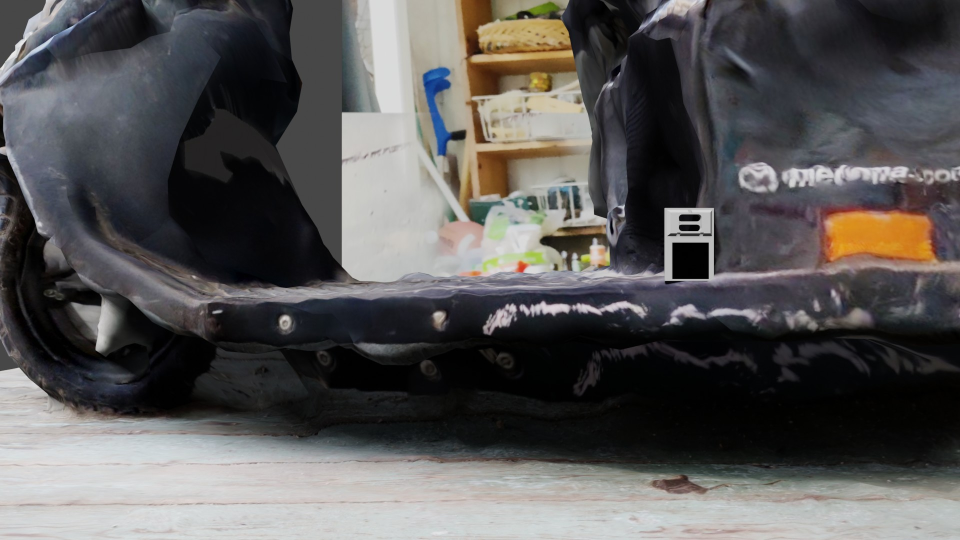
#> input picture Virtualprototype/animation/0000.jpg, 1920 x 1080 px (shown at 1/2 size); its folder holds 4 pictures in this run
$ python virtPrototype.py
#> lines starting #> are read from the running program, lines starting #| are printed output that depends on the picture; after the words box and inside, x2 and y2 are one past the last pixel; in counts of white or black regions, pixels touching at a corner belong together; long printed decimals are rounded
# Standard imports
import cv2
import numpy as np;


#a function that takes an image and returns a quantized image
def quantize(im):
    n = 2    # Number of levels of quantization
    indices = np.arange(0,256)   # List of all colors
    divider = np.linspace(0,15,n+1)[1] # we get a divider
    quantiz = np.int0(np.linspace(0,255,n)) # we get quantization colors
    color_levels = np.clip(np.int0(indices/divider),0,n-1) # color levels 0,1,2..
    palette = quantiz[color_levels] # Creating the palette
    im2 = palette[im]  # Applying palette on image
    im2 = cv2.convertScaleAbs(im2) # Converting image back to uint8
    #cv2.imshow('im2',im2)
    #cv2.waitKey(0)
    return im2


params = cv2.SimpleBlobDetector_Params()

# Change thresholds
params.minThreshold = 50
#150 for light
params.maxThreshold = 10000

# Filter by Area.
params.filterByArea = True
params.maxArea = 990000
params.minArea = 2000

# Filter by Circularity
params.filterByCircularity = True
params.maxCircularity = 0.99
params.minCircularity = 0.72

# Filter by Convexity
params.filterByConvexity = True
params.minConvexity = 0.93

# Filter by Inertia
params.filterByInertia = False
params.minInertiaRatio = 0.01


# Set up the detector with default parameters.
detector = cv2.SimpleBlobDetector_create(params)

for i in range(0,20):
    dir = "animation"
    print(dir+"/000" + str(i) + ".jpg")
    # Read image
    if i < 10:
        im = cv2.imread(dir+"/000" + str(i) + ".jpg", cv2.IMREAD_GRAYSCALE)
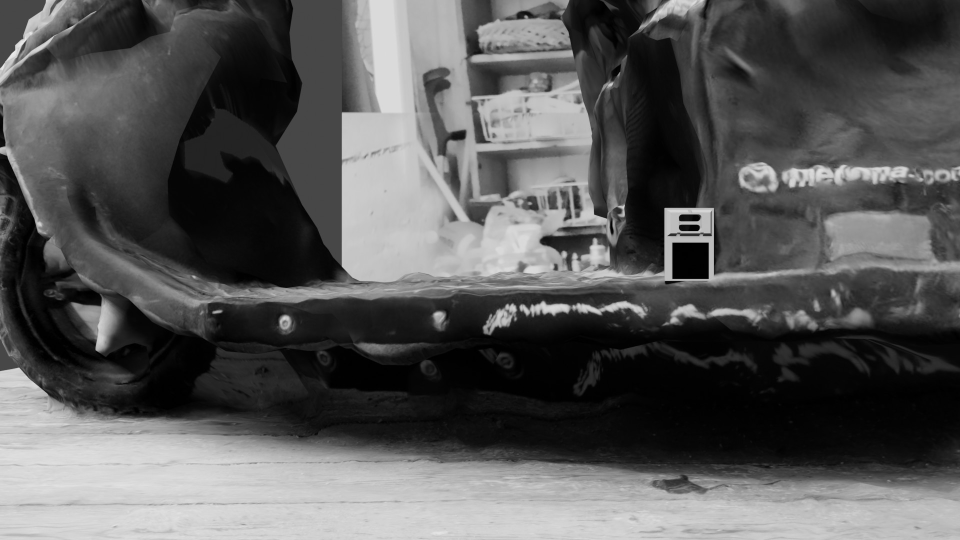
#> im: shape (1080, 1920) (shown at 1/2 size); min 0, max 241, mean 86.8
    else:
        im = cv2.imread(dir+"/00" + str(i) + ".jpg", cv2.IMREAD_GRAYSCALE)
    im = quantize(im)
#> in quantize, `im2 = palette[im]`:
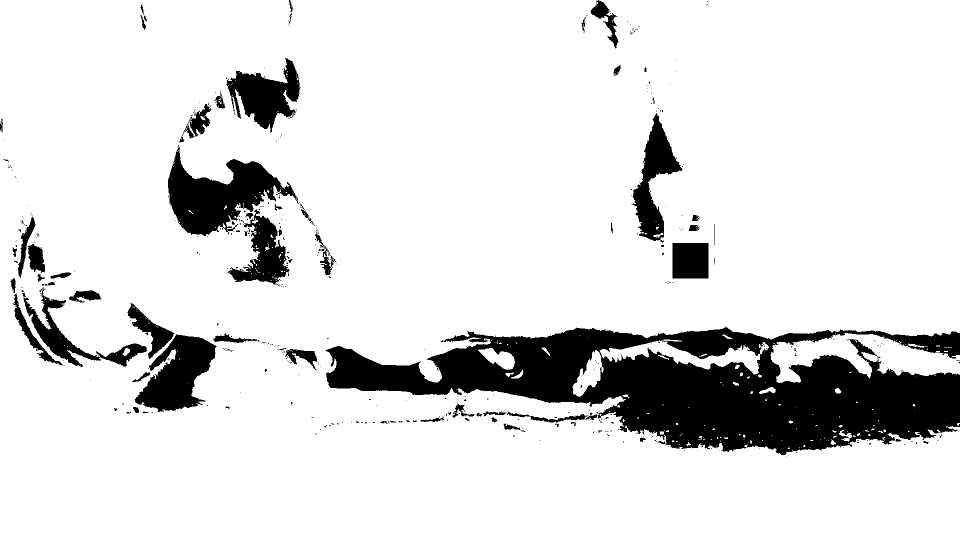
#> im2: shape (1080, 1920) int64 (shown at 1/2 size); 87% white; 492 black regions (415 under 20 px), largest, box (x1, y1, x2, y2) and area: (650, 653, 1920, 910) 171937, (336, 289, 597, 472) 21052, (269, 669, 433, 824) 14076
    # Detect blobs.
    keypoints = detector.detect(im)
#> keypoints = 1 keypoints; (x, y, size): (1380, 521, 81)
    print(len(keypoints))
#| 1
    for y in range(0, len(keypoints)):
        print(keypoints[y].size)
        size = keypoints[y].size
        fromCenter = keypoints[y].pt[0] - 1920/2
        print(fromCenter)
        org = (int(keypoints[y].pt[0]), int(keypoints[y].pt[1]))
#> this loop made 1 pass
#> (size, fromCenter, org) on pass 1: (80.95, 420.5, (1380, 521))
#| 80.951
#| 420.5
    # Draw detected blobs as red circles.
    # cv2.DRAW_MATCHES_FLAGS_DRAW_RICH_KEYPOINTS ensures the size of the circle corresponds to the size of blob
    im_with_keypoints = cv2.drawKeypoints(im, keypoints, np.array([]), (0,0,255), cv2.DRAW_MATCHES_FLAGS_DRAW_RICH_KEYPOINTS)
     # font
    font = cv2.FONT_HERSHEY_SIMPLEX
    # org
    # fontScale
    fontScale = 1
    # Blue color in BGR
    color = (255, 0, 0)
    # Line thickness of 2 px
    thickness = 2
    #fromCenter = str(int(size))+" big"
    fromCenter = str(int(fromCenter))+" px from center"
#> fromCenter = '420 px from center'
    # Using cv2.putText() method
    image = cv2.putText(im_with_keypoints, fromCenter, org, font,
                       fontScale, color, thickness, cv2.LINE_AA)
    #save image
    if i < 10:
        cv2.imwrite("animation/result/qu/000" + str(i) + ".jpg", image)
    else:
        cv2.imwrite("animation/result/qu/00" + str(i) + ".jpg", image)
#> pass 2 of the loop `for i in range(0,20):`:
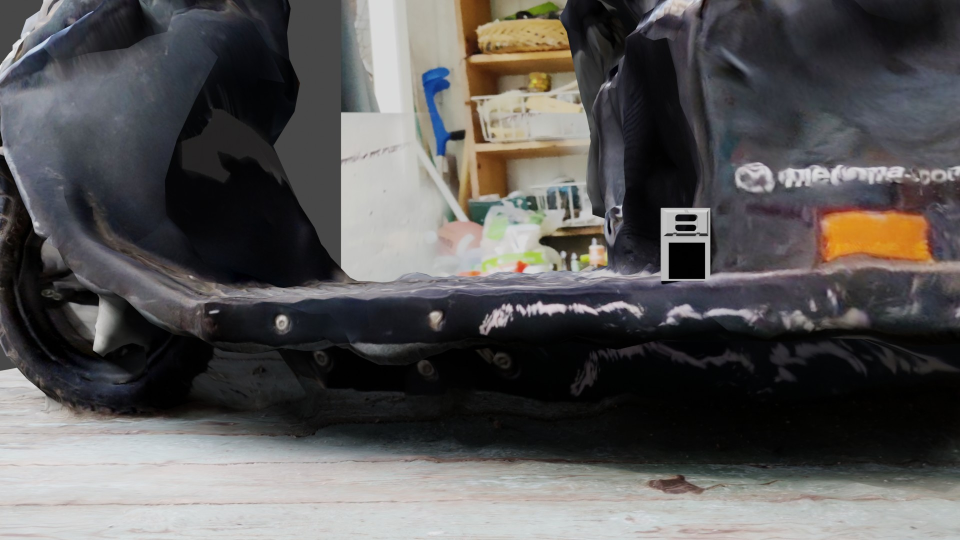
#> input picture Virtualprototype/animation/0001.jpg, 1920 x 1080 px (shown at 1/2 size)
#> `im = cv2.imread(dir+"/000" + str(i) + ".jpg", cv2.IMREAD_GRAYSCALE)`:
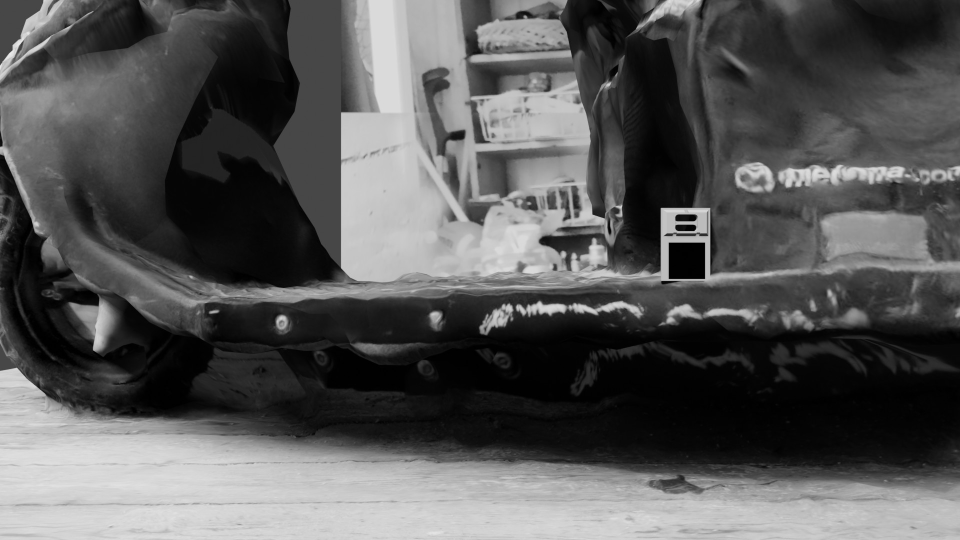
#> im: shape (1080, 1920) (shown at 1/2 size); min 0, max 241, mean 86.6
#> in quantize (call 2), `im2 = palette[im]`:
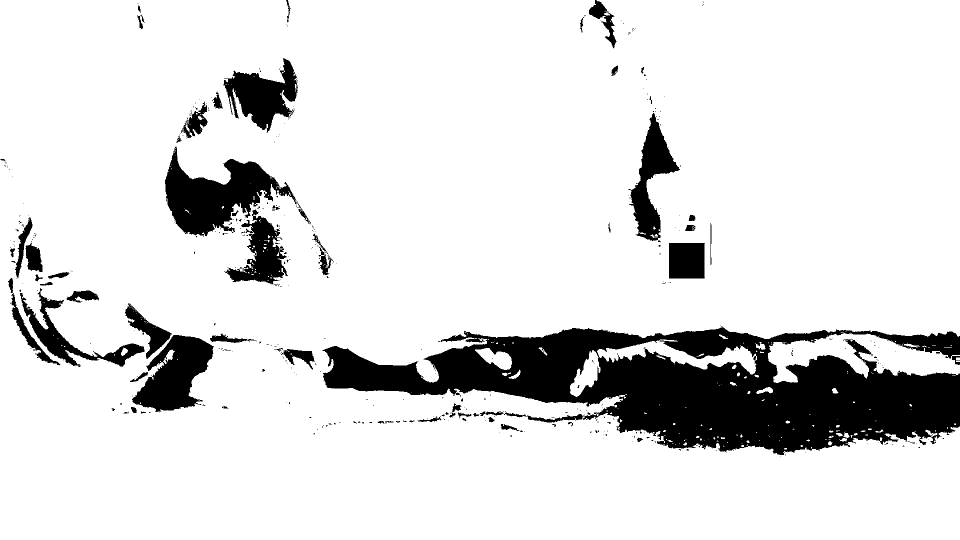
#> im2: shape (1080, 1920) int64 (shown at 1/2 size); 86.9% white; 428 black regions (361 under 20 px), largest, box (x1, y1, x2, y2) and area: (644, 652, 1920, 910) 174218, (330, 293, 622, 472) 21244, (264, 670, 428, 824) 14122
#> keypoints = 1 keypoints; (x, y, size): (1373, 521, 80.5)
#| 1
#> the loop `for y in range(0, len(keypoints)):` made 1 pass
#> (size, fromCenter, org) on pass 1: (80.48, 413, (1373, 521))
#> (printed output is left out)
#> `fromCenter = str(int(fromCenter))+" px from center"`: fromCenter = '413 px from center'
#> pass 3 of the loop `for i in range(0,20):`:
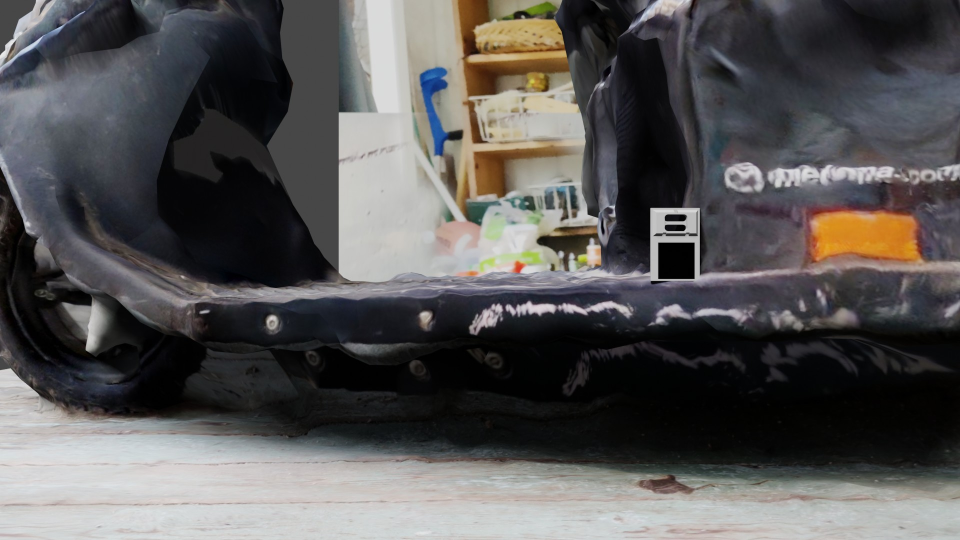
#> input picture Virtualprototype/animation/0002.jpg, 1920 x 1080 px (shown at 1/2 size)
#> `im = cv2.imread(dir+"/000" + str(i) + ".jpg", cv2.IMREAD_GRAYSCALE)`:
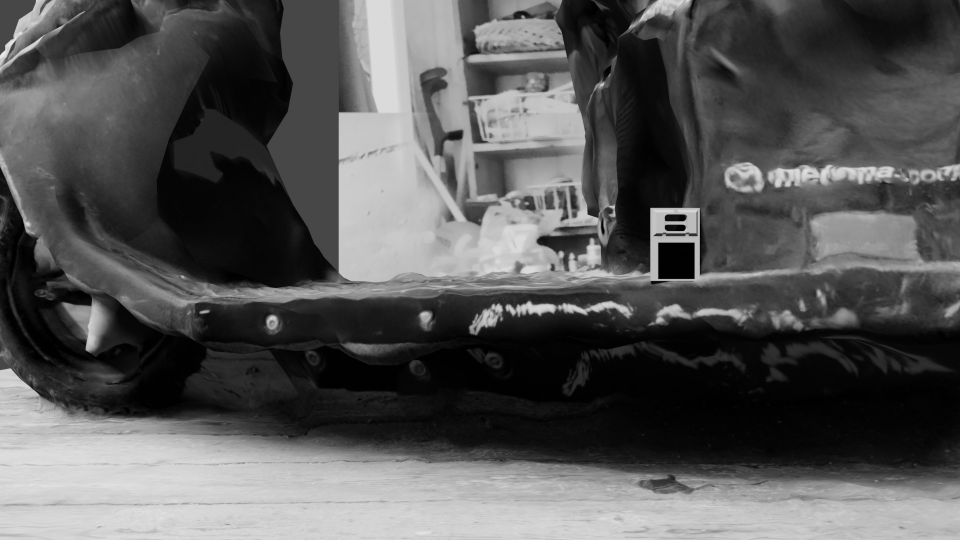
#> im: shape (1080, 1920) (shown at 1/2 size); min 0, max 240, mean 86.1
#> in quantize (call 3), `im2 = palette[im]`:
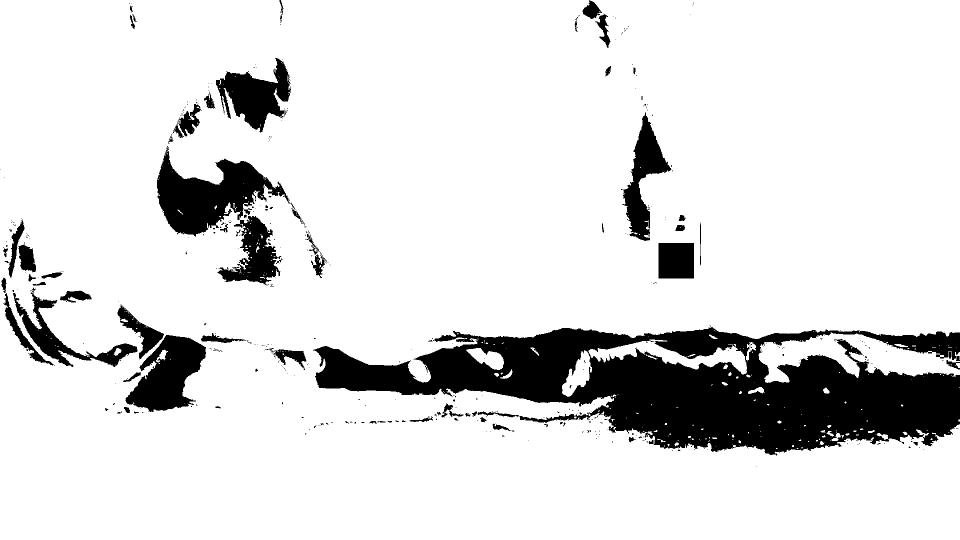
#> im2: shape (1080, 1920) int64 (shown at 1/2 size); 86.8% white; 444 black regions (371 under 20 px), largest, box (x1, y1, x2, y2) and area: (626, 654, 1920, 912) 177408, (314, 292, 579, 474) 21247, (251, 670, 412, 824) 14066
#> keypoints = 1 keypoints; (x, y, size): (1352, 521, 80.5)
#| 1
#> the loop `for y in range(0, len(keypoints)):` made 1 pass
#> (size, fromCenter, org) on pass 1: (80.5, 392, (1352, 521))
#> (printed output is left out)
#> `fromCenter = str(int(fromCenter))+" px from center"`: fromCenter = '392 px from center'
#> (the run stopped early here; a loop or call above may not have finished)
